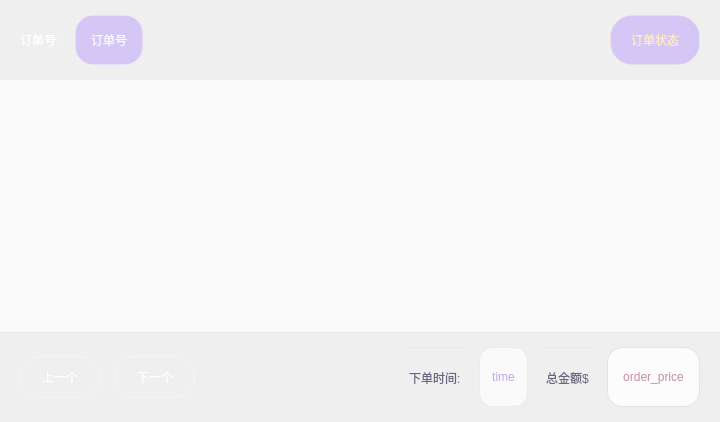
<?xml version="1.0" encoding="UTF-8"?>
<ui version="4.0">
 <class>OrderPage</class>
 <widget class="QWidget" name="OrderPage">
  <property name="geometry">
   <rect>
    <x>0</x>
    <y>0</y>
    <width>720</width>
    <height>422</height>
   </rect>
  </property>
  <property name="contextMenuPolicy">
   <enum>Qt::ContextMenuPolicy::DefaultContextMenu</enum>
  </property>
  <property name="windowTitle">
   <string>我の订单</string>
  </property>
  <property name="styleSheet">
   <string notr="true">
QWidget {
    background: qlineargradient(spread:pad, x1:0, y1:0, x2:1, y2:1,
                stop:0 rgba(252, 250, 255, 255),
                stop:0.5 rgba(250, 247, 254, 255),
                stop:1 rgba(248, 245, 253, 255));
    font-family: &quot;Microsoft YaHei&quot;;
}
   </string>
  </property>
  <layout class="QVBoxLayout" name="verticalLayout">
   <property name="spacing">
    <number>0</number>
   </property>
   <property name="leftMargin">
    <number>0</number>
   </property>
   <property name="topMargin">
    <number>0</number>
   </property>
   <property name="rightMargin">
    <number>0</number>
   </property>
   <property name="bottomMargin">
    <number>0</number>
   </property>
   <item>
    <widget class="QWidget" name="widget" native="true">
     <property name="minimumSize">
      <size>
       <width>0</width>
       <height>80</height>
      </size>
     </property>
     <property name="styleSheet">
      <string notr="true">
QWidget {
    background: qlineargradient(spread:pad, x1:0, y1:0, x2:1, y2:0,
                stop:0 rgba(189, 170, 233, 255),
                stop:0.3 rgba(195, 176, 238, 255),
                stop:0.7 rgba(201, 182, 243, 255),
                stop:1 rgba(207, 188, 248, 255));
    border-radius: 0px;
    box-shadow: 0px 2px 8px rgba(189, 170, 233, 0.12);
}
      </string>
     </property>
     <layout class="QHBoxLayout" name="horizontalLayout">
      <property name="spacing">
       <number>15</number>
      </property>
      <property name="leftMargin">
       <number>20</number>
      </property>
      <property name="topMargin">
       <number>15</number>
      </property>
      <property name="rightMargin">
       <number>20</number>
      </property>
      <property name="bottomMargin">
       <number>15</number>
      </property>
      <item>
       <widget class="QLabel" name="label_2">
        <property name="styleSheet">
         <string notr="true">
QLabel {
    font: bold 16pt &quot;Microsoft YaHei&quot;;
    color: rgba(255, 255, 255, 250);
    background: transparent;
    text-shadow: 1px 1px 2px rgba(0, 0, 0, 0.08);
}
         </string>
        </property>
        <property name="text">
         <string>订单号:</string>
        </property>
       </widget>
      </item>
      <item>
       <widget class="QLabel" name="lab_order">
        <property name="styleSheet">
         <string notr="true">QLabel {
    font: 14pt &quot;Microsoft YaHei&quot;;
    color: rgba(255, 255, 255, 230);
    background:  rgb(212, 199, 245);
    padding: 8px 15px;
    border-radius: 18px;
    border: 1px solid rgba(255, 255, 255, 30);
}
         </string>
        </property>
        <property name="text">
         <string>订单号</string>
        </property>
        <property name="alignment">
         <set>Qt::AlignmentFlag::AlignCenter</set>
        </property>
       </widget>
      </item>
      <item>
       <spacer name="horizontalSpacer">
        <property name="orientation">
         <enum>Qt::Orientation::Horizontal</enum>
        </property>
        <property name="sizeHint" stdset="0">
         <size>
          <width>40</width>
          <height>20</height>
         </size>
        </property>
       </spacer>
      </item>
      <item>
       <widget class="QLabel" name="lab_status">
        <property name="styleSheet">
         <string notr="true">
QLabel {
    font: bold 14pt &quot;Microsoft YaHei&quot;;
    color: rgb(255, 235, 200);
    background:  rgb(212, 199, 245);
    padding: 10px 20px;
    border-radius: 22px;
    border: 1px solid rgba(255, 235, 200, 60);
    text-shadow: 1px 1px 2px rgba(0, 0, 0, 0.1);
}
         </string>
        </property>
        <property name="text">
         <string>订单状态</string>
        </property>
        <property name="alignment">
         <set>Qt::AlignmentFlag::AlignCenter</set>
        </property>
       </widget>
      </item>
     </layout>
    </widget>
   </item>
   <item>
    <widget class="QListWidget" name="listWidget">
     <property name="styleSheet">
      <string notr="true">
QListWidget {
    background: rgba(255, 255, 255, 180);
    border: none;
    border-radius: 0px;
    padding: 15px;
    font: 12pt &quot;Microsoft YaHei&quot;;
    color: rgb(100, 90, 120);
    outline: none;
}

QListWidget::item {
    background: rgba(255, 255, 255, 220);
    border: 1px solid rgba(189, 170, 233, 20);
    border-radius: 10px;
    padding: 15px;
    margin: 6px 0px;
    color: rgb(85, 75, 105);
}

QListWidget::item:hover {
    background: qlineargradient(spread:pad, x1:0, y1:0, x2:1, y2:0,
                stop:0 rgba(235, 230, 245, 180),
                stop:1 rgba(230, 220, 240, 180));
    border: 1px solid rgba(189, 170, 233, 50);
    transform: translateY(-1px);
    box-shadow: 0px 3px 12px rgba(189, 170, 233, 0.12);
}

QListWidget::item:selected {
    background: qlineargradient(spread:pad, x1:0, y1:0, x2:1, y2:0,
                stop:0 rgba(189, 170, 233, 80),
                stop:1 rgba(201, 182, 243, 80));
    border: 1px solid rgba(189, 170, 233, 100);
    color: rgb(70, 60, 90);
    font-weight: 600;
}

QScrollBar:vertical {
    background: rgba(245, 242, 250, 200);
    width: 10px;
    border-radius: 5px;
    margin: 0px;
}

QScrollBar::handle:vertical {
    background: qlineargradient(spread:pad, x1:0, y1:0, x2:1, y2:0,
                stop:0 rgba(189, 170, 233, 100),
                stop:1 rgba(201, 182, 243, 100));
    border-radius: 5px;
    min-height: 25px;
}

QScrollBar::handle:vertical:hover {
    background: qlineargradient(spread:pad, x1:0, y1:0, x2:1, y2:0,
                stop:0 rgba(189, 170, 233, 130),
                stop:1 rgba(201, 182, 243, 130));
}
      </string>
     </property>
    </widget>
   </item>
   <item>
    <widget class="QWidget" name="widget_2" native="true">
     <property name="minimumSize">
      <size>
       <width>0</width>
       <height>90</height>
      </size>
     </property>
     <property name="styleSheet">
      <string notr="true">
QWidget {
    background: qlineargradient(spread:pad, x1:0, y1:0, x2:1, y2:0,
                stop:0 rgba(254, 252, 255, 255),
                stop:0.5 rgba(252, 250, 255, 255),
                stop:1 rgba(250, 248, 254, 255));
    border-top: 1px solid rgba(189, 170, 233, 40);
}
      </string>
     </property>
     <layout class="QHBoxLayout" name="horizontalLayout_2">
      <property name="spacing">
       <number>15</number>
      </property>
      <property name="leftMargin">
       <number>20</number>
      </property>
      <property name="topMargin">
       <number>15</number>
      </property>
      <property name="rightMargin">
       <number>20</number>
      </property>
      <property name="bottomMargin">
       <number>15</number>
      </property>
      <item>
       <widget class="QPushButton" name="btn_back">
        <property name="minimumSize">
         <size>
          <width>80</width>
          <height>42</height>
         </size>
        </property>
        <property name="styleSheet">
         <string notr="true">
QPushButton {
    background: qlineargradient(spread:pad, x1:0, y1:0, x2:1, y2:1,
                stop:0 rgba(189, 170, 233, 255),
                stop:0.5 rgba(195, 176, 238, 255),
                stop:1 rgba(201, 182, 243, 255));
    border: 1px solid rgba(255, 255, 255, 90);
    border-radius: 20px;
    font: 600 12pt &quot;Microsoft YaHei&quot;;
    color: white;
    padding: 8px 18px;
    text-shadow: 0px 1px 1px rgba(0, 0, 0, 0.08);
}

QPushButton:hover {
    background: qlineargradient(spread:pad, x1:0, y1:0, x2:1, y2:1,
                stop:0 rgba(195, 176, 238, 255),
                stop:0.5 rgba(201, 182, 243, 255),
                stop:1 rgba(207, 188, 248, 255));
    border: 1px solid rgba(255, 255, 255, 110);
    transform: translateY(-1px);
    box-shadow: 0px 4px 15px rgba(189, 170, 233, 0.2);
}

QPushButton:pressed {
    background: qlineargradient(spread:pad, x1:0, y1:0, x2:1, y2:1,
                stop:0 rgba(179, 160, 223, 255),
                stop:0.5 rgba(189, 170, 233, 255),
                stop:1 rgba(195, 176, 238, 255));
    border: 1px solid rgba(255, 255, 255, 70);
    transform: translateY(0px);
    box-shadow: 0px 2px 8px rgba(189, 170, 233, 0.25);
}
         </string>
        </property>
        <property name="text">
         <string>上一个</string>
        </property>
       </widget>
      </item>
      <item>
       <widget class="QPushButton" name="btn_next">
        <property name="minimumSize">
         <size>
          <width>80</width>
          <height>42</height>
         </size>
        </property>
        <property name="styleSheet">
         <string notr="true">
QPushButton {
    background: qlineargradient(spread:pad, x1:0, y1:0, x2:1, y2:1,
                stop:0 rgba(189, 170, 233, 255),
                stop:0.5 rgba(195, 176, 238, 255),
                stop:1 rgba(201, 182, 243, 255));
    border: 1px solid rgba(255, 255, 255, 90);
    border-radius: 20px;
    font: 600 12pt &quot;Microsoft YaHei&quot;;
    color: white;
    padding: 8px 18px;
    text-shadow: 0px 1px 1px rgba(0, 0, 0, 0.08);
}

QPushButton:hover {
    background: qlineargradient(spread:pad, x1:0, y1:0, x2:1, y2:1,
                stop:0 rgba(195, 176, 238, 255),
                stop:0.5 rgba(201, 182, 243, 255),
                stop:1 rgba(207, 188, 248, 255));
    border: 1px solid rgba(255, 255, 255, 110);
    transform: translateY(-1px);
    box-shadow: 0px 4px 15px rgba(189, 170, 233, 0.2);
}

QPushButton:pressed {
    background: qlineargradient(spread:pad, x1:0, y1:0, x2:1, y2:1,
                stop:0 rgba(179, 160, 223, 255),
                stop:0.5 rgba(189, 170, 233, 255),
                stop:1 rgba(195, 176, 238, 255));
    border: 1px solid rgba(255, 255, 255, 70);
    transform: translateY(0px);
    box-shadow: 0px 2px 8px rgba(189, 170, 233, 0.25);
}
         </string>
        </property>
        <property name="text">
         <string>下一个</string>
        </property>
       </widget>
      </item>
      <item>
       <spacer name="horizontalSpacer_2">
        <property name="orientation">
         <enum>Qt::Orientation::Horizontal</enum>
        </property>
        <property name="sizeHint" stdset="0">
         <size>
          <width>40</width>
          <height>20</height>
         </size>
        </property>
       </spacer>
      </item>
      <item>
       <widget class="QLabel" name="label">
        <property name="styleSheet">
         <string notr="true">
QLabel {
    font: 600 13pt &quot;Microsoft YaHei&quot;;
    color: rgb(110, 100, 130);
    background: transparent;
}
         </string>
        </property>
        <property name="text">
         <string>下单时间:</string>
        </property>
       </widget>
      </item>
      <item>
       <widget class="QLabel" name="lab_time">
        <property name="styleSheet">
         <string notr="true">
QLabel {
    font: 12pt &quot;Microsoft YaHei&quot;;
    color: rgb(189, 170, 233);
    background: rgba(255, 255, 255, 180);
    padding: 6px 12px;
    border-radius: 14px;
    border: 1px solid rgba(189, 170, 233, 35);
}
         </string>
        </property>
        <property name="text">
         <string>time</string>
        </property>
        <property name="alignment">
         <set>Qt::AlignmentFlag::AlignCenter</set>
        </property>
       </widget>
      </item>
      <item>
       <widget class="QLabel" name="label_3">
        <property name="styleSheet">
         <string notr="true">
QLabel {
    font: 600 13pt &quot;Microsoft YaHei&quot;;
    color: rgb(110, 100, 130);
    background: transparent;
}
         </string>
        </property>
        <property name="text">
         <string>总金额$</string>
        </property>
       </widget>
      </item>
      <item>
       <widget class="QLabel" name="lab_price">
        <property name="styleSheet">
         <string notr="true">
QLabel {
    font: bold 14pt &quot;Microsoft YaHei&quot;;
    color: rgb(200, 140, 160);
    background: rgba(255, 255, 255, 200);
    padding: 8px 15px;
    border-radius: 16px;
    border: 1px solid rgba(200, 140, 160, 50);
    text-shadow: 0px 1px 1px rgba(0, 0, 0, 0.03);
}
         </string>
        </property>
        <property name="text">
         <string>order_price</string>
        </property>
        <property name="alignment">
         <set>Qt::AlignmentFlag::AlignCenter</set>
        </property>
       </widget>
      </item>
     </layout>
    </widget>
   </item>
  </layout>
 </widget>
 <resources/>
 <connections/>
</ui>
